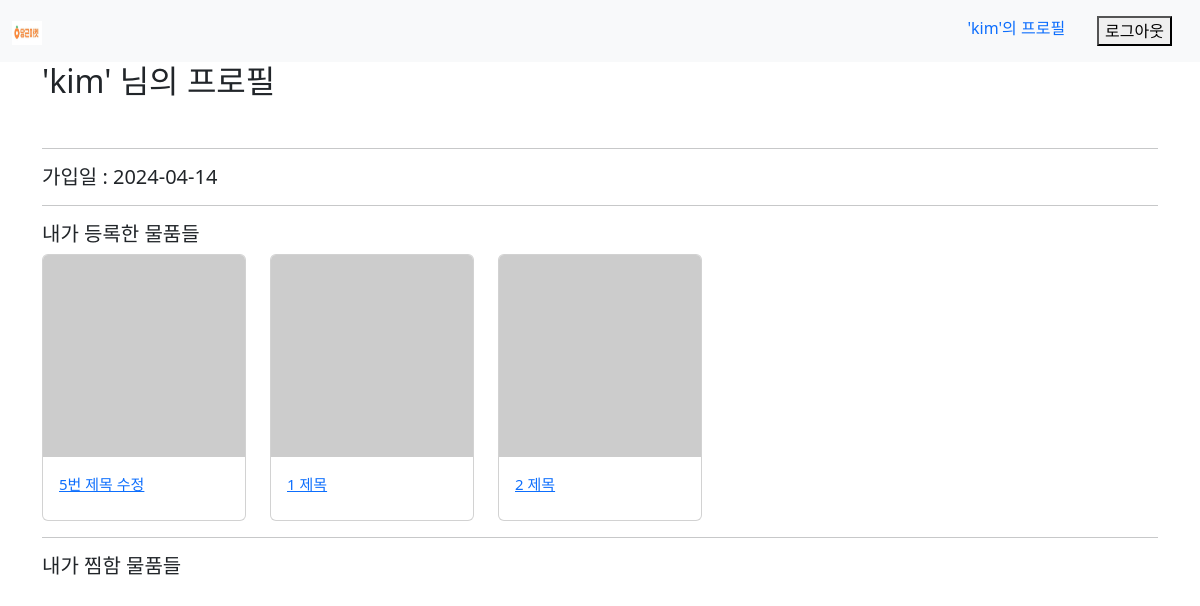
Before: /users/profile/2/ (signed in) with the older database file.
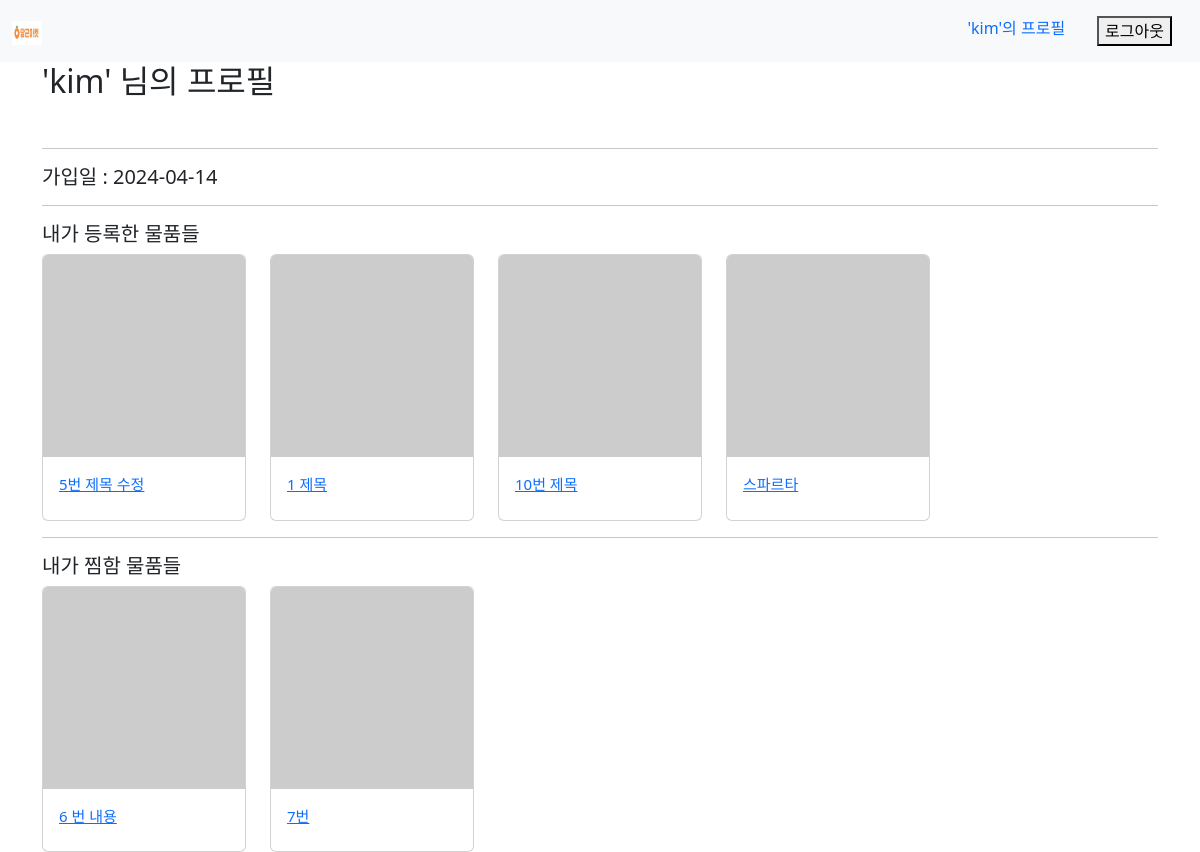
After: the same page with the newer database file.
### products/models.py (models this page shows)
class Products(models.Model):
    title = models.CharField(max_length=(50))
    content = models.TextField()
    add_date= models.DateTimeField(auto_now_add=True)
    edit_date= models.DateTimeField(auto_now=True)
    image = models.ImageField(upload_to='images/', blank=True)
    user = models.ForeignKey(settings.AUTH_USER_MODEL, on_delete=models.CASCADE, null=True, related_name='products_user')
    like_users = models.ManyToManyField(
        settings.AUTH_USER_MODEL, related_name='like_products'
    )

### users/views.py (the view)
# urls.py: path('profile/<int:pk>/', views.profile, name='profile'),
@login_required
def profile(request, pk):
    user = get_object_or_404(User, pk=pk)
    UserProducts = user.products_user.all()
    Userlikes = user.like_products.all()
    Userfollows = user.follwers.all()
    context = {'user': user, 'UserProducts': UserProducts, 'Userlikes':Userlikes,'Userfollows':Userfollows }
    return render(request, 'users/profile.html', context)

### users/templates/users/profile.html (shortened to what this page needs)
{% extends 'base.html' %}
{% block content %}
<h2>'{{user.username}}' 님의 프로필</h2>
<br>
<hr>
<h5>가입일 : {{user.date_joined|date:'Y-m-d' }}</h5>
<hr>
<h5>내가 등록한 물품들 </h5>
<div class="row row-cols-1 row-cols-md-4 g-4">
{% for UserProduct in UserProducts %}
<div class="col" style="width: 20%;">
    <div class="card">
        <a href="{% url 'products:product' UserProduct.pk %}">
            {% if UserProduc.image %}
            <img src="{{ UserProduct.image.url }}" class="card-img-top">
            {% else %}
            <img src="http://placehold.it/150X150" class="card-img-top">
            {% endif %}
            <div class="card-body">
                <p class="card-title" style="font-size: 15px;">{{UserProduct.title}}</p>
            </div>
        </a>
    </div>
</div>
{% endfor %}
</div>
<hr>
<h5>내가 찜함 물품들 </h5>
<div class="row row-cols-1 row-cols-md-4 g-4">
    {% for Userlike in Userlikes %}
    <div class="col" style="width: 20%;">
        <div class="card">
            <a href="{% url 'products:product' Userlike.user_id %}">
                {% if Userlike.image %}
                <img src="{{ Userlike.image.url }}" class="card-img-top">
                {% else %}
                <img src="http://placehold.it/150X150" class="card-img-top">
                {% endif %}
                <div class="card-body">
                    <p class="card-title" style="font-size: 15px;">{{Userlike.title}}</p>
                </div>
            </a>
        </div>
    </div>
    {% endfor %}
    </div>
{% endblock %}

Changed rows visible on the page:
removed Products: title "2 제목", shown under "내가 등록한 물품들"
added Products: title "10번 제목", shown under "내가 등록한 물품들"
added Products: title "스파르타", shown under "내가 등록한 물품들"
now on this page (row unchanged): Products: title "6 번 내용", shown under "내가 찜함 물품들"
added Products: title "7번", shown under "내가 찜함 물품들"
